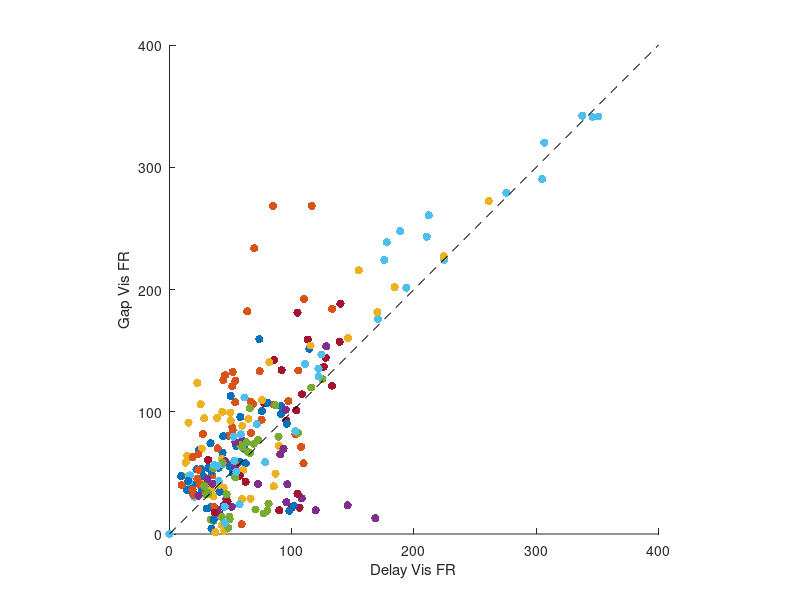
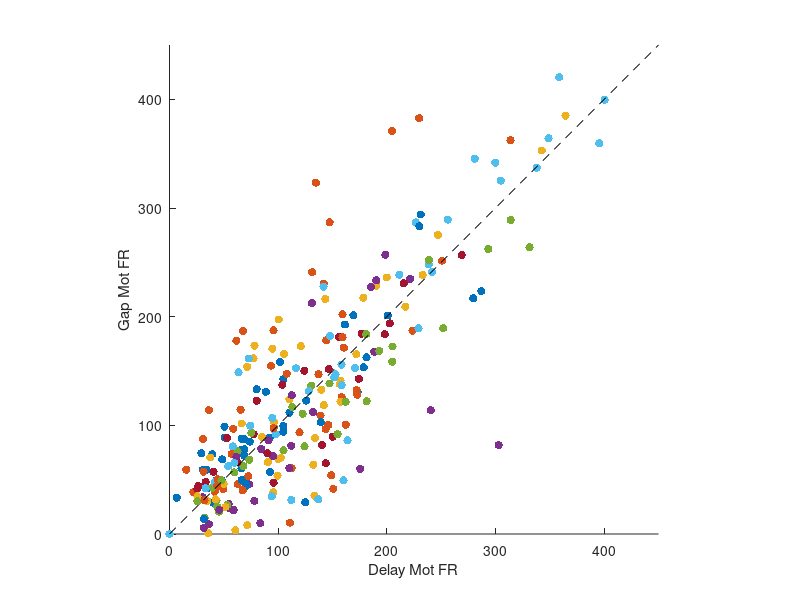

The MATLAB source for these figures, in order:
%% Generate Fig. 1C & D
clear all
clc

load('data_1c.mat')
num_datasets = 20; 

% TYPE = 0 plots visual peak firing rates
% TYPE = 1 plots motor peak firing rates

for TYPE = 0:1
    if TYPE == 0
        all_del = data_1c(1,:);
        all_gap = data_1c(2,:);
    else
        all_del = data_1c(3,:);
        all_gap = data_1c(4,:);
    end

    figure
    for k = 1:num_datasets
        scatter(all_del{1,k},all_gap{1,k},'filled','k')
        hold on
    end

    if TYPE == 0
        xlim([0 400])
        ylim([0 400])
        axis square
        line([0,400],[0,400],'Color','k','LineStyle','--')
        xlabel('Delay Vis FR')
        ylabel('Gap Vis FR')
    else
        xlim([0 450])
        ylim([0 450])
        axis square
        line([0,450],[0,450],'Color','k','LineStyle','--')
        xlabel('Delay Mot FR')
        ylabel('Gap Mot FR')

    end

end